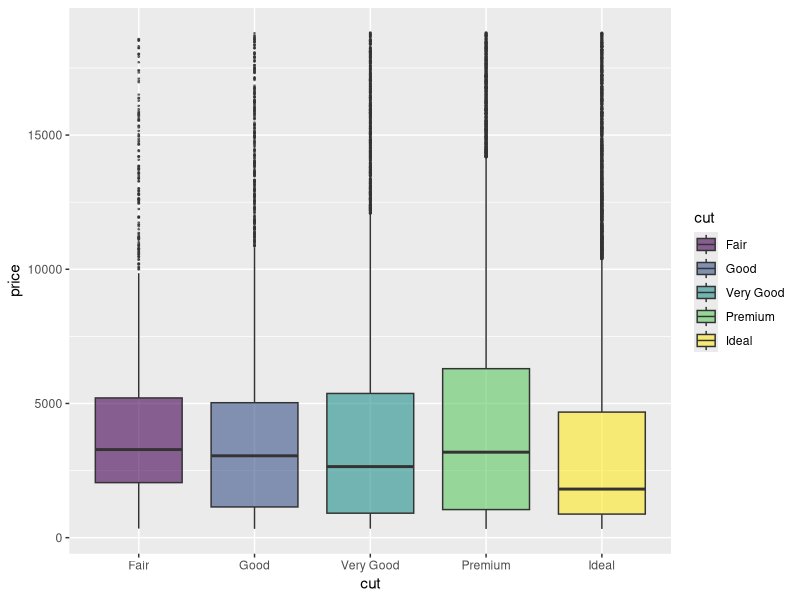
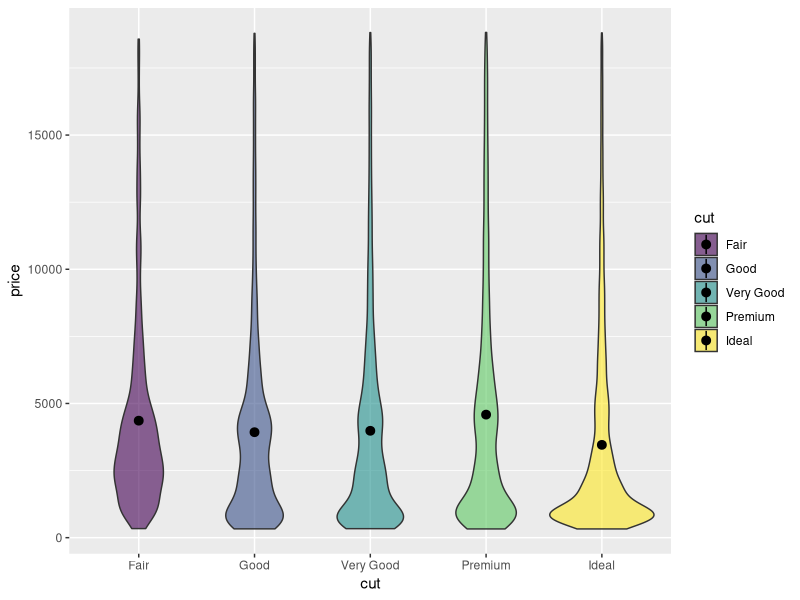
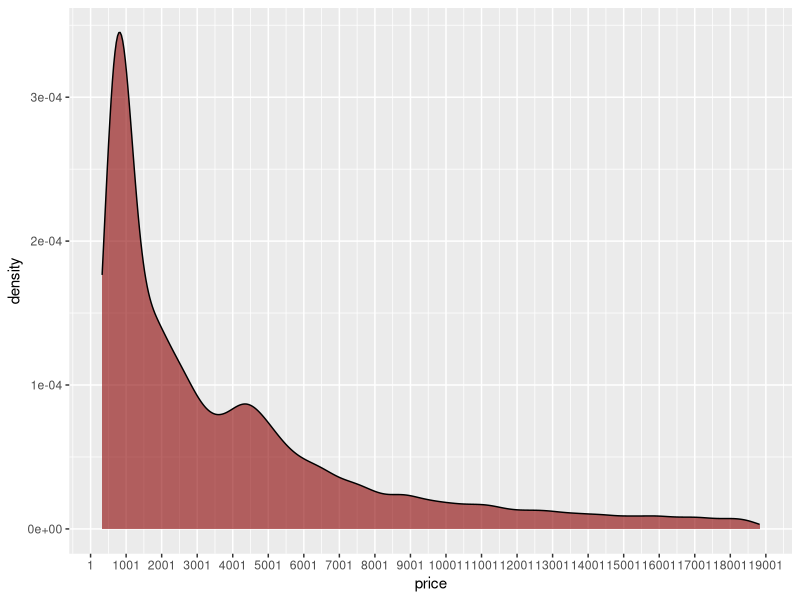
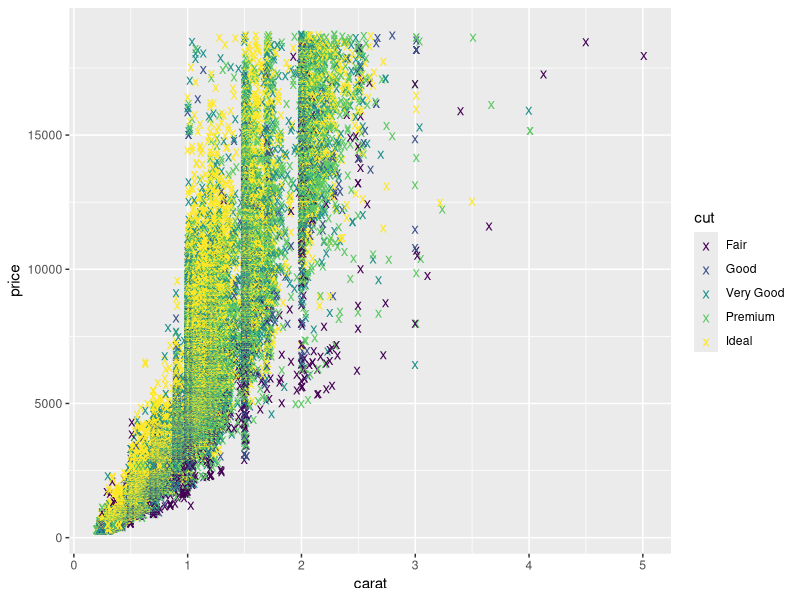
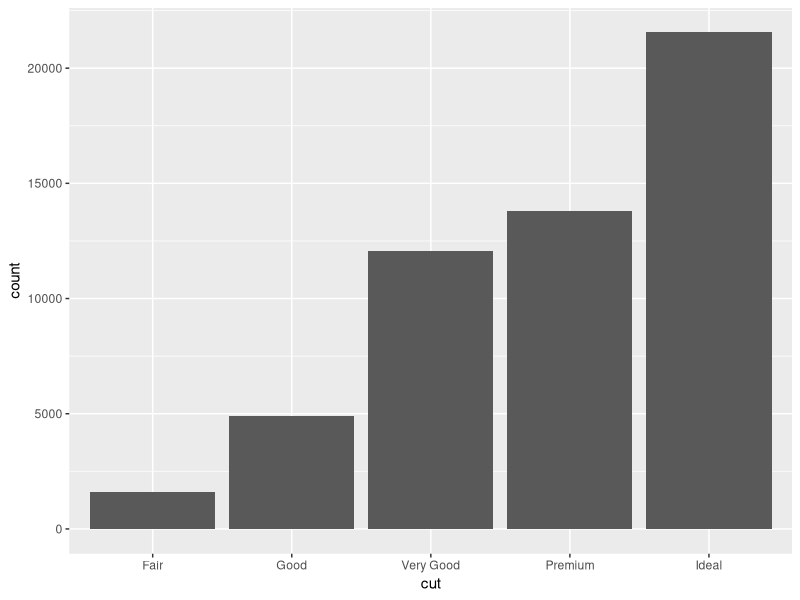

The R script that drew these images, in order:
library(tidyverse)

# What is the median of diamond prices across cut categories?
ggplot(diamonds) + 
  aes(x = cut, y = price, fill = cut) + 
  geom_boxplot(outlier.size = 0.3, alpha = 0.6)


ggplot(diamonds) + 
  aes(x = cut, y = price, fill = cut) + 
  geom_violin(alpha = 0.6) + 
  stat_summary()

diamonds %>%
  group_by(cut) %>%
  summarize(mean_cut = mean(price, na.rm=FALSE)) %>%
  arrange(mean_cut)



ggplot(diamonds) +
  aes(x = price) + 
  geom_density(alpha = 0.6, 
                 fill = "darkred", 
                 color = "black") +
  scale_x_continuous(breaks = seq(1, 20000,1000))


ggplot(diamonds) + 
  aes(x = carat, 
      y = price,
      color = cut) + 
  geom_text(label = "x")




ggplot(diamonds) + 
  aes(x = cut) + 
  geom_bar()




# What is roughly the range of the data?
# What is the most common price of diamonds in the data?


# range?
# modality?
# shape?
# counts?
# relationships?
# values of a numeric across categories?